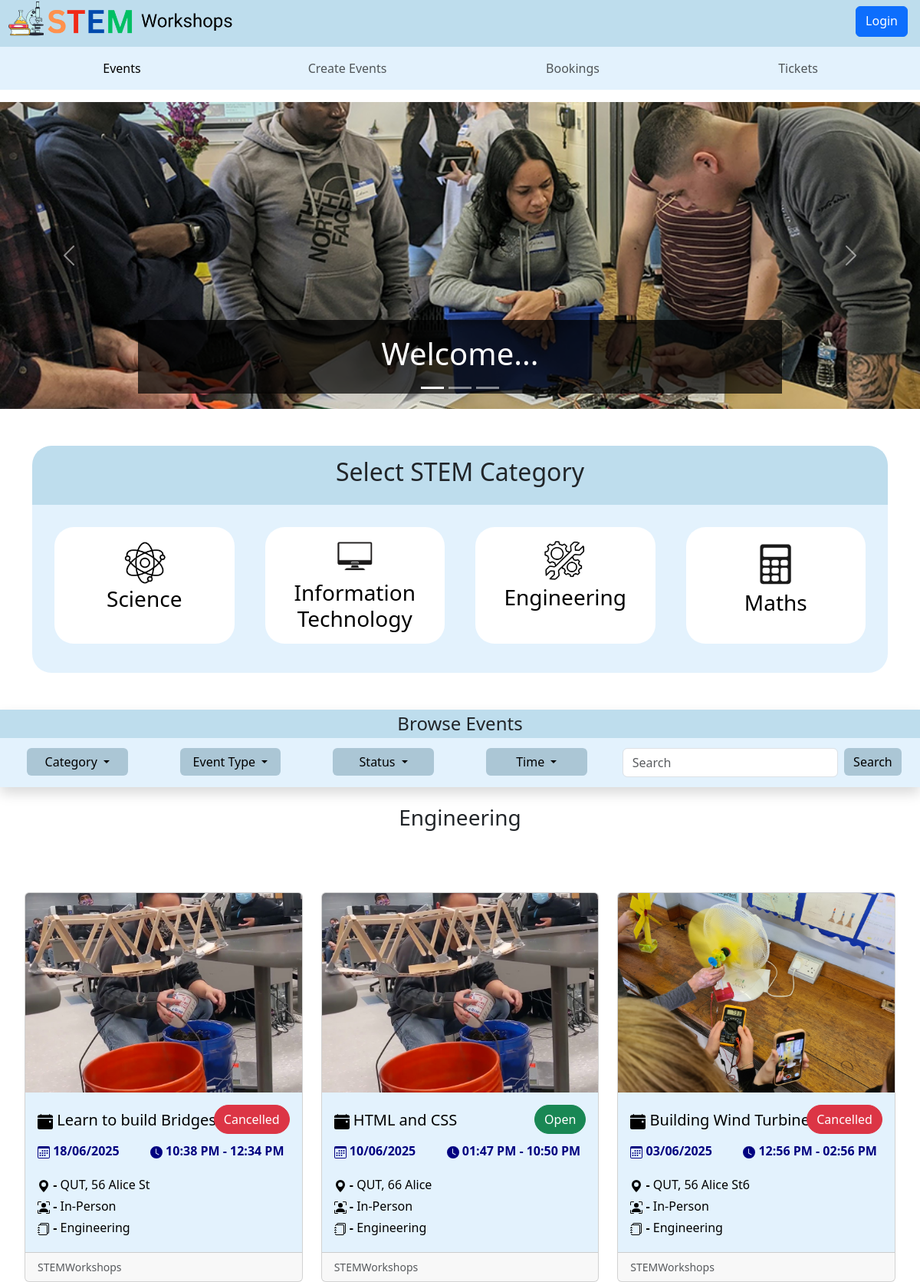
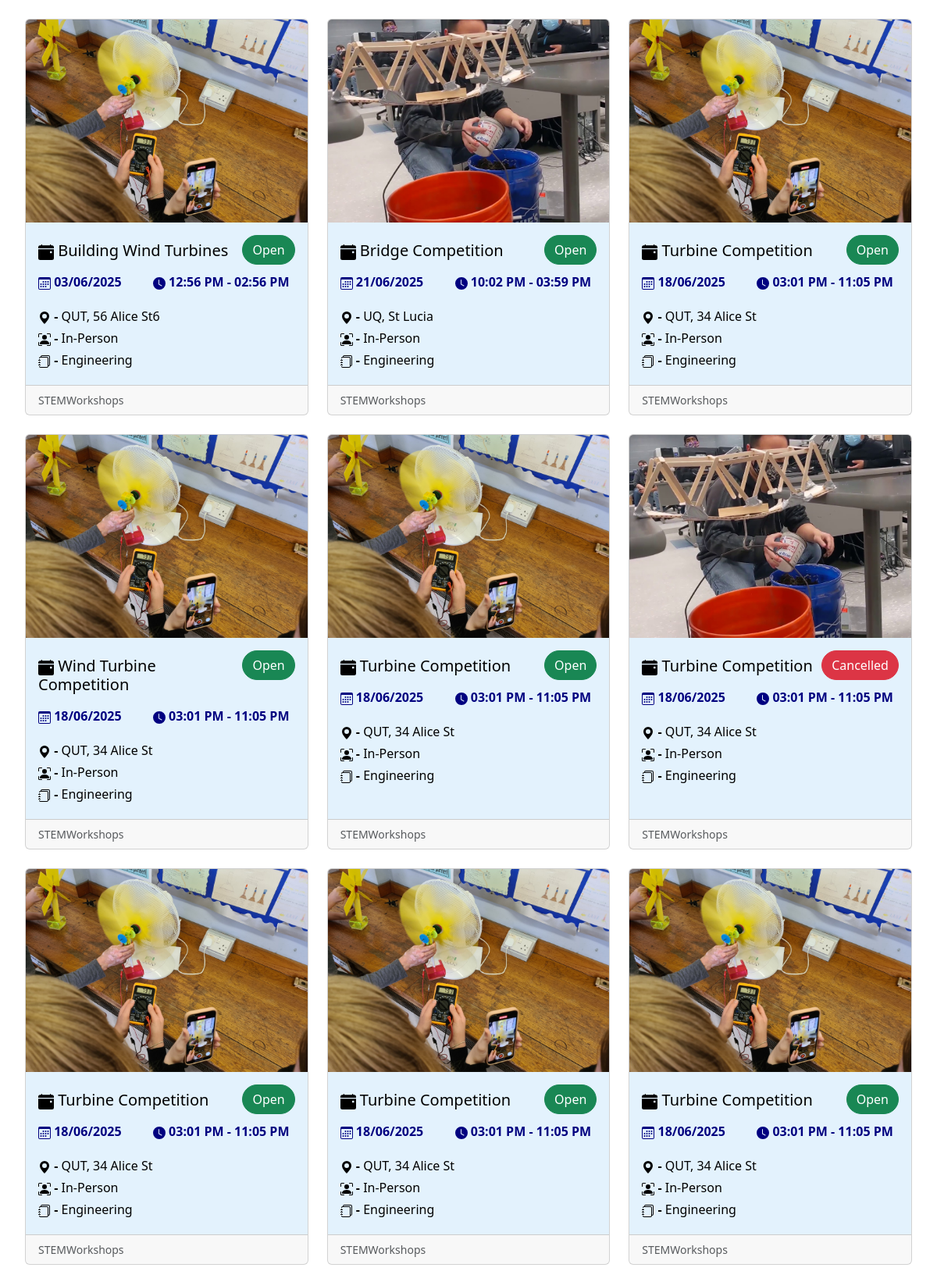
The app's page /?category=Engineering (upper part) with its own data (2 pictures, top to bottom).
### STEMWorkshops/models.py (models this page shows, shortened)
class Event(db.Model):
    __tablename__ = 'events'
    event_id = db.Column(db.Integer, primary_key=True)
    event_name = db.Column(db.String(80), nullable=False)
    start_time = db.Column(db.DateTime, nullable=False)
    end_time = db.Column(db.DateTime, nullable=False)
    STEM_category = db.Column(db.Enum("Science", "Information Technology", "Maths", "Engineering"), nullable=False)
    event_type = db.Column(db.Enum("Online", "In-Person"), nullable=False)
    event_address = db.Column(db.String(80))
    event_venue = db.Column(db.String(80))
    ticket_price = db.Column(db.Numeric(10,2), nullable=False)
    ticket_policy = db.Column(db.Integer)
    max_num_tickets = db.Column(db.String(100), nullable=False)
    description = db.Column(db.String(200))
    image = db.Column(db.String(400))
    event_status = db.Column(db.Enum("Open", "Inactive", "Sold Out", "Cancelled"))
    user_id = db.Column(db.Integer, db.ForeignKey('users.user_id'))
    comments = db.relationship('Comment', backref='event', cascade="all, delete-orphan")

### STEMWorkshops/views.py (the view)
@main_bp.route('/')
def index():
    category = request.args.get('category')
    status = request.args.get('status')
    time = request.args.get('time')
    event_type = request.args.get('event_type')
    if not category and not status and not time and not event_type:
        events = get_all_events_ordered_by_status()
    else:
        events = db.session.scalars(db.select(Event)).all()
    return render_template('index.html', events=events, category=category, status=status, time=time, event_type=event_type, now=datetime.now)

### STEMWorkshops/templates/index.html (shortened to what this page needs)
{% extends 'base.html' %}
 {% block content %}
    <section class="mt-3 ">
      <div id="carouselExampleCaptions" class="carousel-home carousel slide" data-bs-ride="carousel">
        <div class="carousel-indicators">
          <button type="button" data-bs-target="#carouselExampleCaptions" data-bs-slide-to="0" class="active"
            aria-current="true" aria-label="Slide 1"></button>
          <button type="button" data-bs-target="#carouselExampleCaptions" data-bs-slide-to="1"
            aria-label="Slide 2"></button>
          <button type="button" data-bs-target="#carouselExampleCaptions" data-bs-slide-to="2"
            aria-label="Slide 3"></button>
        </div>
        <div class="carousel-inner">
          <div class="carousel-item active ">
            <img src="./static/img/event1.jpg" class="d-block w-100 img-fluid" alt="...">
            <div class="carousel-caption d-block ">
              {% if current_user.is_authenticated %}
              <h1>Hello, {{current_user.name}}...</h1>
              {% else %}
              <h1>Welcome...</h1>
              {% endif %}
            </div>
          </div>
        </div>
        <button class="carousel-control-prev" type="button" data-bs-target="#carouselExampleCaptions"
          data-bs-slide="prev">
          <span class="carousel-control-prev-icon" aria-hidden="true"></span>
        </button>
        <button class="carousel-control-next" type="button" data-bs-target="#carouselExampleCaptions"
          data-bs-slide="next">
          <span class="carousel-control-next-icon" aria-hidden="true"></span>
        </button>
      </div>
    </section>
    <div class="container">
      <div class="category-title ">
        <h2 class=" text-center">Select STEM Category</h2>
      </div>
      <div class="select-category">
        <div class="row text-center p-3">
          <div class=" col-xs-6 col-sm-6 col-md-6 col-lg-3 mb-2">
            <a href="{{ url_for('main.index', category='Science') }}#browse-events" class="text-decoration-none">
              <div class="categories  m-2 p-2">
                <img src="./static/img/science.png" class="logo mt-2">
                <h3>Science</h3>
              </div>
            </a>
          </div>
          <div class=" col-xs-6 col-sm-6 col-md-6 col-lg-3 mb-2 ">
            <a href="{{ url_for('main.index', category='Information Technology') }}#browse-events" class="text-decoration-none">
              <div class="categories m-2 p-2">
                <img src="./static/img/computer.png" class="logo ">
                <h3>Information Technology</h3>
              </div>
            </a>
          </div>
          <div class=" col-xs-6 col-sm-6 col-md-6 col-lg-3 mb-2 ">
            <a href="{{ url_for('main.index', category='Engineering') }}#browse-events" class="text-decoration-none">
              <div class="categories m-2 p-2">
                <img src="./static/img/engineering.png" class="logo mt-2">
                <h3>Engineering</h3>
              </div>
            </a>
          </div>
          <div class=" col-xs-6 col-sm-6 col-md-6 col-lg-3 mb-2 ">
            <a href="{{ url_for('main.index', category='Maths') }}#browse-events" class="text-decoration-none">
              <div class="categories m-2 p-2">
                <img src="./static/img/maths.png" class="logo mt-2">
                <h3>Maths</h3>
              </div>
            </a>
          </div>
        </div>
      </div>
    </div>
    <div class="browse-header sticky-top shadow">
      <div class="browse-title">
        <h4 class="text-center py-1" id="event-browse">Browse Events</h4>
      </div>
      <div class="dropdown-section mx-2">
        <div class="row text-center">
          <div class="col-xs-6 col-sm-6 col-md-2 col-lg-2">
            <div class="dropdown mb-1">
              <a class="btn btn-info dropdown-toggle w-75" href="#" role="button" id="dropdownMenuLink"
                data-bs-toggle="dropdown" aria-expanded="false">
                Category
              </a>
            </div>
          </div>
          <div class="col-xs-6 col-sm-6 col-md-2 col-lg-2">
            <div class="dropdown mb-1">
              <a class="btn btn-info dropdown-toggle w-75" href="#" role="button" id="dropdownMenuLink"
                data-bs-toggle="dropdown" aria-expanded="false">
                Event Type
              </a>
            </div>
          </div>
          <div class="col-xs-6 col-sm-6 col-md-2 col-lg-2">
            <div class="dropdown mb-1">
              <a class="btn btn-info dropdown-toggle w-75" href="#" role="button" id="dropdownMenuLink"
                data-bs-toggle="dropdown" aria-expanded="false">
                Status
              </a>
            </div>
          </div>
          <div class="col-xs-6 col-sm-6 col-md-2 col-lg-2">
            <div class="dropdown mb-1">
              <a class="btn btn-info dropdown-toggle w-75" href="#" role="button" id="dropdownMenuLink"
                data-bs-toggle="dropdown" aria-expanded="false">
                Time
              </a>
            </div>
          </div>
          <div class="col-xs-6 col-sm-6 col-md-4 col-lg-4">
            <form class=" d-flex justify-content-start align-items-start mb-2">
              <input class="form-control me-2 w-75" type="search" placeholder="Search" aria-label="Search">
              <button class="btn btn-info" type="submit">Search</button>
            </form>
          </div>
        </div>
      </div>
    </div>
    <div id="event-all" class="all-event-heading mt-3 mb-5">
      <h3 class=" d-flex justify-content-center">
      {% if category %}{{ category}}{% endif %}
      </h3>
    </div>
    <div class="d-flex justify-content-center">
      <div class="container-fluid">
      <div class="row row-cols-lg-3 row-cols-xxl-4 row-cols-md-2 row-cols-sm-1 row-cols-1 g-4 m-2">
        {% for event in events %}
        {% if
            (not category or event.STEM_category == category) and
            (not status or event.event_status == status) and
            (not event_type or event.event_type == event_type) and
            (not time or (
                     (time == 'Today' and event.start_time.date() == now().date()) or
                     (time == 'This Week' and event.start_time.isocalendar()[1] == now().isocalendar()[1]) or
                     (time == 'This Month' and event.start_time.month == now().month)
        ))
      %}
        <div class="col">
          <div class="card">
            <img src="{{event.image}}" class="card-img-top img-fluid event-card-img" alt="./static/img/s-l1200.jpg" >
            <div class="card-body">
              <div class="row mb-2">
                <div class="col-6 mt-2">
                  <h5 class="card-title ">
                    <a href="{{url_for('events.show', id=event.event_id)}}" class="text-decoration-none">
                      <div class="title workshop-title-width">
                        {{event.event_name}}
                      </div>
                    </a>
                  </h5>
                </div>
                <div class="col-6 text-end">
                  <a href="{{url_for('events.show', id=events.id)}}" class="text-decoration-none">
            <button type="button" class=" btn btn-md rounded-pill
             {% if event.event_status == 'Open' %}
             btn-success
             {% elif event.event_status == 'Inactive' %}
             btn-warning
             {% else %}
            btn-danger
            {% endif %}
             ">{{ event.event_status }}</button>
                  </a>
                </div>
              </div>
              <a href="{{url_for('events.show', id=event.event_id)}}" class="text-decoration-none">
                <div class="row mb-1 ">
                  <div class="col-5 ">
                    <p class="datetime">
                      <b>{{event.start_time.strftime('%d/%m/%Y')}} </b>
                    </p>
                  </div>
                  <div class="col-7 ">
                    <p class="datetime">
                      <svg xmlns="http://www.w3.org/2000/svg" width="16" height="16" fill="currentColor"
                        class="bi bi-clock-fill" viewBox="0 0 16 16">
                        <path
                          d="M16 8A8 8 0 1 1 0 8a8 8 0 0 1 16 0M8 3.5a.5.5 0 0 0-1 0V9a.5.5 0 0 0 .252.434l3.5 2a.5.5 0 0 0 .496-.868L8 8.71z" />
                      </svg>
                      <b>{{event.start_time.strftime('%I:%M %p')}} - {{event.end_time.strftime('%I:%M %p')}}</b>
                    </p>
                  </div>
                </div>
              </a>
              <a href="{{url_for('events.show', id=event.event_id)}}" class="text-decoration-none">
                <div class="card-text">
                  <p class="detail mb-1">
                    <svg xmlns="http://www.w3.org/2000/svg" width="16" height="16" fill="currentColor"
                      class="bi bi-geo-alt-fill" viewBox="0 0 16 16">
                      <path d="M8 16s6-5.686 6-10A6 6 0 0 0 2 6c0 4.314 6 10 6 10m0-7a3 3 0 1 1 0-6 3 3 0 0 1 0 6" />
                    </svg>
                    <b>-</b> {{event.event_venue}}, {{event.event_address}}
                  </p>
                  <p class="detail mb-1">
                    <b>-</b> {{event.event_type}}
                  </p>
                   <p class="detail mb-1">
                    <b>-</b> {{event.STEM_category}}
                  </p>
                </div>
              </a>
            </div>
            <div class="card-footer">
              <small class="text-body-secondary">STEMWorkshops</small>
            </div>
          </div>
        </div>
        {%endif %}
      {% endfor %}
      </div>
  {% endblock %}

### STEMWorkshops/static/style/style.css (style rules this page uses)
.img-fluid { object-fit: cover; }
.btn-info { background-color: #abc6d5 !important; border: none !important; }
.carousel-caption { background-color: rgba(0, 0, 0, 0.7); }
.carousel-item img { height: 400px; object-fit: cover; }
.category-title { background-color: #bedded; padding: 15px; border-top-right-radius: 25px; border-top-left-radius: 25px; }
.browse-title { background-color: #bedded; }
.logo { width: 30%; border-radius: 50px; }
.categories { background-color: white; border-radius: 25px; color: black; height: 90%; }
.dropdown-section, .select-category { background-color: #e3f2fd; padding: 5px; }
.browse-header { background-color: #e3f2fd; }
.select-category { border-bottom-right-radius: 25px; border-bottom-left-radius: 25px; }
.card { transition: 0.35s; height: 100% !important; width: 100% !important; display: flex; flex-direction: column; }
.event-card-img { width: 100% !important; height: 260px !important; object-fit: cover !important; border-top-left-radius: 12px; border-top-right-radius: 12px; display: block; }
.workshop-title-width { width: 16rem; }
.col { display: flex !important; }
.detail, .title { color: black; }
.datetime { color: navy; }
.card-body { background-color: #e3f2fd; }

### records on screen
Event: image (picture), event_name "Learn to build Bridges", event_status "Cancelled", start_time "18/06/2025", start_time "10:38 PM", end_time "12:34 PM", event_venue "QUT", event_address "56 Alice St", event_type "In-Person", STEM_category "Engineering"
Event: image (picture), event_name "HTML and CSS", event_status "Open", start_time "10/06/2025", start_time "01:47 PM", end_time "10:50 PM", event_venue "QUT", event_address "66 Alice", event_type "In-Person", STEM_category "Engineering"
Event: image (picture), event_name "Building Wind Turbines", event_status "Cancelled", start_time "03/06/2025", start_time "12:56 PM", end_time "02:56 PM", event_venue "QUT", event_address "56 Alice St6", event_type "In-Person", STEM_category "Engineering"
Event: image (picture), event_name "Building Wind Turbines", event_status "Open", start_time "03/06/2025", start_time "12:56 PM", end_time "02:56 PM", event_venue "QUT", event_address "56 Alice St6", event_type "In-Person", STEM_category "Engineering"
Event: image (picture), event_name "Bridge Competition", event_status "Open", start_time "21/06/2025", start_time "10:02 PM", end_time "03:59 PM", event_venue "UQ", event_address "St Lucia", event_type "In-Person", STEM_category "Engineering"
Event: image (picture), event_name "Turbine Competition", event_status "Open", start_time "18/06/2025", start_time "03:01 PM", end_time "11:05 PM", event_venue "QUT", event_address "34 Alice St", event_type "In-Person", STEM_category "Engineering"
Event: image (picture), event_name "Wind Turbine Competition", event_status "Open", start_time "18/06/2025", start_time "03:01 PM", end_time "11:05 PM", event_venue "QUT", event_address "34 Alice St", event_type "In-Person", STEM_category "Engineering"
Event: image (picture), event_name "Turbine Competition", event_status "Open", start_time "18/06/2025", start_time "03:01 PM", end_time "11:05 PM", event_venue "QUT", event_address "34 Alice St", event_type "In-Person", STEM_category "Engineering"
Event: image (picture), event_name "Turbine Competition", event_status "Cancelled", start_time "18/06/2025", start_time "03:01 PM", end_time "11:05 PM", event_venue "QUT", event_address "34 Alice St", event_type "In-Person", STEM_category "Engineering"
Event: image (picture), event_name "Turbine Competition", event_status "Open", start_time "18/06/2025", start_time "03:01 PM", end_time "11:05 PM", event_venue "QUT", event_address "34 Alice St", event_type "In-Person", STEM_category "Engineering"
Event: image (picture), event_name "Turbine Competition", event_status "Open", start_time "18/06/2025", start_time "03:01 PM", end_time "11:05 PM", event_venue "QUT", event_address "34 Alice St", event_type "In-Person", STEM_category "Engineering"
Event: image (picture), event_name "Turbine Competition", event_status "Open", start_time "18/06/2025", start_time "03:01 PM", end_time "11:05 PM", event_venue "QUT", event_address "34 Alice St", event_type "In-Person", STEM_category "Engineering"

### other values on screen
{{ category }} "Engineering"
